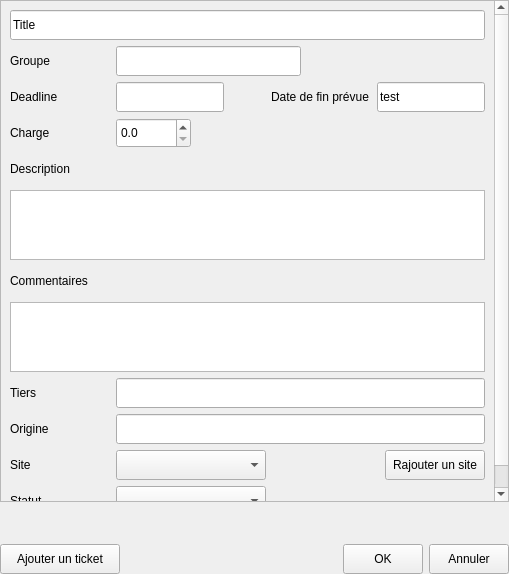
<?xml version="1.0" encoding="UTF-8"?>
<ui version="4.0">
 <class>Project</class>
 <widget class="ProjectModifierWidget" name="Project">
  <property name="geometry">
   <rect>
    <x>0</x>
    <y>0</y>
    <width>509</width>
    <height>574</height>
   </rect>
  </property>
  <property name="windowTitle">
   <string>Projet</string>
  </property>
  <layout class="QVBoxLayout" name="horizontalLayout_6">
   <property name="leftMargin">
    <number>0</number>
   </property>
   <property name="topMargin">
    <number>0</number>
   </property>
   <property name="rightMargin">
    <number>0</number>
   </property>
   <property name="bottomMargin">
    <number>0</number>
   </property>
   <item>
    <widget class="QScrollArea" name="scroll_area">
     <property name="verticalScrollBarPolicy">
      <enum>Qt::ScrollBarAlwaysOn</enum>
     </property>
     <property name="widgetResizable">
      <bool>true</bool>
     </property>
     <widget class="QWidget" name="scrollAreaWidgetContents">
      <property name="geometry">
       <rect>
        <x>0</x>
        <y>0</y>
        <width>490</width>
        <height>540</height>
       </rect>
      </property>
      <layout class="QVBoxLayout" name="verticalLayout">
       <item>
        <widget class="QLineEdit" name="title_line_edit">
         <property name="minimumSize">
          <size>
           <width>0</width>
           <height>30</height>
          </size>
         </property>
         <property name="text">
          <string>Title</string>
         </property>
        </widget>
       </item>
       <item>
        <layout class="QHBoxLayout" name="group_layout">
         <item>
          <widget class="QLabel" name="group_label">
           <property name="minimumSize">
            <size>
             <width>100</width>
             <height>0</height>
            </size>
           </property>
           <property name="text">
            <string>Groupe</string>
           </property>
          </widget>
         </item>
         <item>
          <widget class="QLineEdit" name="group_line_edit">
           <property name="minimumSize">
            <size>
             <width>0</width>
             <height>30</height>
            </size>
           </property>
          </widget>
         </item>
         <item>
          <spacer name="group_spacer">
           <property name="orientation">
            <enum>Qt::Horizontal</enum>
           </property>
           <property name="sizeHint" stdset="0">
            <size>
             <width>40</width>
             <height>20</height>
            </size>
           </property>
          </spacer>
         </item>
        </layout>
       </item>
       <item>
        <layout class="QHBoxLayout" name="deadline_layout">
         <item>
          <widget class="QLabel" name="deadline_label">
           <property name="minimumSize">
            <size>
             <width>100</width>
             <height>0</height>
            </size>
           </property>
           <property name="text">
            <string>Deadline</string>
           </property>
          </widget>
         </item>
         <item>
          <widget class="QLineEdit" name="deadline_line_edit">
           <property name="minimumSize">
            <size>
             <width>80</width>
             <height>30</height>
            </size>
           </property>
          </widget>
         </item>
         <item>
          <spacer name="deadline_spacer">
           <property name="orientation">
            <enum>Qt::Horizontal</enum>
           </property>
           <property name="sizeHint" stdset="0">
            <size>
             <width>40</width>
             <height>20</height>
            </size>
           </property>
          </spacer>
         </item>
         <item>
          <widget class="QLabel" name="end_date_label">
           <property name="minimumSize">
            <size>
             <width>100</width>
             <height>0</height>
            </size>
           </property>
           <property name="text">
            <string>Date de fin prévue</string>
           </property>
          </widget>
         </item>
         <item>
          <widget class="QLineEdit" name="end_date_line_edit">
           <property name="enabled">
            <bool>true</bool>
           </property>
           <property name="minimumSize">
            <size>
             <width>80</width>
             <height>30</height>
            </size>
           </property>
           <property name="maximumSize">
            <size>
             <width>16777215</width>
             <height>16777215</height>
            </size>
           </property>
           <property name="text">
            <string>test</string>
           </property>
           <property name="readOnly">
            <bool>true</bool>
           </property>
          </widget>
         </item>
        </layout>
       </item>
       <item>
        <layout class="QHBoxLayout" name="charge_layout">
         <item>
          <widget class="QLabel" name="charge_label">
           <property name="minimumSize">
            <size>
             <width>100</width>
             <height>0</height>
            </size>
           </property>
           <property name="text">
            <string>Charge</string>
           </property>
          </widget>
         </item>
         <item>
          <widget class="QDoubleSpinBox" name="charge_spin_box">
           <property name="minimumSize">
            <size>
             <width>75</width>
             <height>30</height>
            </size>
           </property>
           <property name="decimals">
            <number>1</number>
           </property>
           <property name="singleStep">
            <double>0.500000000000000</double>
           </property>
          </widget>
         </item>
         <item>
          <spacer name="charge_spacer">
           <property name="orientation">
            <enum>Qt::Horizontal</enum>
           </property>
           <property name="sizeHint" stdset="0">
            <size>
             <width>40</width>
             <height>20</height>
            </size>
           </property>
          </spacer>
         </item>
        </layout>
       </item>
       <item>
        <widget class="QLabel" name="description_label">
         <property name="minimumSize">
          <size>
           <width>0</width>
           <height>30</height>
          </size>
         </property>
         <property name="text">
          <string>Description</string>
         </property>
        </widget>
       </item>
       <item>
        <widget class="QTextEdit" name="description_text_edit"/>
       </item>
       <item>
        <widget class="QLabel" name="comments_label">
         <property name="minimumSize">
          <size>
           <width>0</width>
           <height>30</height>
          </size>
         </property>
         <property name="text">
          <string>Commentaires</string>
         </property>
        </widget>
       </item>
       <item>
        <widget class="QTextEdit" name="comments_text_edit"/>
       </item>
       <item>
        <layout class="QHBoxLayout" name="tiers_layout">
         <item>
          <widget class="QLabel" name="tiers_label">
           <property name="minimumSize">
            <size>
             <width>100</width>
             <height>0</height>
            </size>
           </property>
           <property name="text">
            <string>Tiers</string>
           </property>
          </widget>
         </item>
         <item>
          <widget class="QLineEdit" name="tiers_line_edit">
           <property name="minimumSize">
            <size>
             <width>0</width>
             <height>30</height>
            </size>
           </property>
          </widget>
         </item>
        </layout>
       </item>
       <item>
        <layout class="QHBoxLayout" name="origin_layout">
         <item>
          <widget class="QLabel" name="origina_label">
           <property name="minimumSize">
            <size>
             <width>100</width>
             <height>0</height>
            </size>
           </property>
           <property name="text">
            <string>Origine</string>
           </property>
          </widget>
         </item>
         <item>
          <widget class="QLineEdit" name="origin_line_edit">
           <property name="minimumSize">
            <size>
             <width>0</width>
             <height>30</height>
            </size>
           </property>
          </widget>
         </item>
        </layout>
       </item>
       <item>
        <layout class="QHBoxLayout" name="site_layout">
         <item>
          <widget class="QLabel" name="site_label">
           <property name="minimumSize">
            <size>
             <width>100</width>
             <height>0</height>
            </size>
           </property>
           <property name="text">
            <string>Site</string>
           </property>
          </widget>
         </item>
         <item>
          <widget class="QComboBox" name="ste_combo_box">
           <property name="minimumSize">
            <size>
             <width>150</width>
             <height>30</height>
            </size>
           </property>
          </widget>
         </item>
         <item>
          <spacer name="site_spacer">
           <property name="orientation">
            <enum>Qt::Horizontal</enum>
           </property>
           <property name="sizeHint" stdset="0">
            <size>
             <width>40</width>
             <height>20</height>
            </size>
           </property>
          </spacer>
         </item>
         <item>
          <widget class="QPushButton" name="site_add_button">
           <property name="minimumSize">
            <size>
             <width>100</width>
             <height>30</height>
            </size>
           </property>
           <property name="text">
            <string>Rajouter un site</string>
           </property>
          </widget>
         </item>
        </layout>
       </item>
       <item>
        <layout class="QHBoxLayout" name="status_layout">
         <item>
          <widget class="QLabel" name="status_label">
           <property name="minimumSize">
            <size>
             <width>100</width>
             <height>30</height>
            </size>
           </property>
           <property name="text">
            <string>Statut</string>
           </property>
          </widget>
         </item>
         <item>
          <widget class="QComboBox" name="status_combo_box">
           <property name="minimumSize">
            <size>
             <width>150</width>
             <height>30</height>
            </size>
           </property>
          </widget>
         </item>
         <item>
          <spacer name="status_spacer">
           <property name="orientation">
            <enum>Qt::Horizontal</enum>
           </property>
           <property name="sizeHint" stdset="0">
            <size>
             <width>40</width>
             <height>20</height>
            </size>
           </property>
          </spacer>
         </item>
        </layout>
       </item>
      </layout>
     </widget>
    </widget>
   </item>
   <item>
    <widget class="QLabel" name="empty_label">
     <property name="minimumSize">
      <size>
       <width>0</width>
       <height>30</height>
      </size>
     </property>
     <property name="text">
      <string/>
     </property>
    </widget>
   </item>
   <item>
    <layout class="QHBoxLayout" name="buttons_layout">
     <item>
      <widget class="QPushButton" name="add_ticket_button">
       <property name="minimumSize">
        <size>
         <width>120</width>
         <height>30</height>
        </size>
       </property>
       <property name="text">
        <string>Ajouter un ticket</string>
       </property>
      </widget>
     </item>
     <item>
      <spacer name="button_spacer">
       <property name="orientation">
        <enum>Qt::Horizontal</enum>
       </property>
       <property name="sizeHint" stdset="0">
        <size>
         <width>40</width>
         <height>20</height>
        </size>
       </property>
      </spacer>
     </item>
     <item>
      <widget class="QPushButton" name="ok_button">
       <property name="minimumSize">
        <size>
         <width>0</width>
         <height>30</height>
        </size>
       </property>
       <property name="text">
        <string>OK</string>
       </property>
      </widget>
     </item>
     <item>
      <widget class="QPushButton" name="cancel_button">
       <property name="minimumSize">
        <size>
         <width>0</width>
         <height>30</height>
        </size>
       </property>
       <property name="text">
        <string>Annuler</string>
       </property>
      </widget>
     </item>
    </layout>
   </item>
  </layout>
 </widget>
 <customwidgets>
  <customwidget>
   <class>ProjectModifierWidget</class>
   <extends>QWidget</extends>
   <header>project_widget.h</header>
   <container>1</container>
  </customwidget>
 </customwidgets>
 <resources/>
 <connections/>
</ui>
